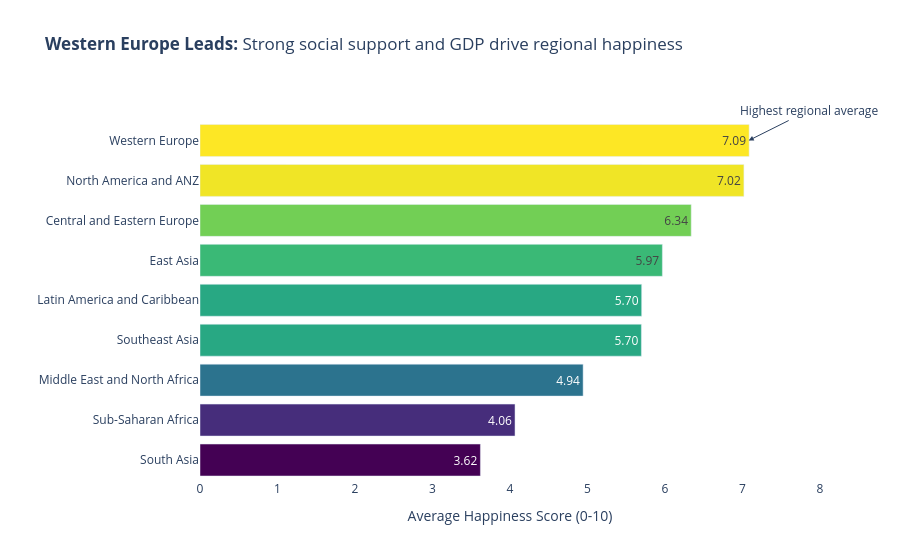

This figure's notebook cell:
### Markdown cell above
---
## Task 1 — Regional Comparison Bar Chart

**What to build:** A horizontal bar chart showing the **average happiness score by region**, sorted from highest to lowest.

**Requirements:**
- Horizontal orientation (category names are long)
- Sorted by score, descending (so the happiest region is at the top)
- Zero baseline on x-axis
- At least one design choice that goes beyond the Plotly default (colour, annotation, labels, etc.)
- An insight title that answers: *which region stands out and why does it matter?*

**Hint:** Use `df.groupby('Region')['Happiness_Score'].mean()` to compute the averages.

### Code cell
# Task 1: Regional Comparison

# Step 1: Compute averages
region_avg = (
    df.groupby('Region')['Happiness_Score']
    .mean()
    .reset_index()
    .sort_values('Happiness_Score')
)

# Step 2: Create chart
import plotly.express as px

fig1 = px.bar(
    region_avg,
    x='Happiness_Score',
    y='Region',
    orientation='h',
    text_auto='.2f',
    title="<b>Western Europe Leads:</b> Strong social support and GDP drive regional happiness",
    color='Happiness_Score',
    color_continuous_scale='Viridis'
)

# Step 3: Styling
fig1.update_layout(
    xaxis=dict(title="Average Happiness Score (0-10)", range=[0, 8]),
    yaxis=dict(title=""),
    plot_bgcolor='white',
    margin=dict(l=150),
    coloraxis_showscale=False
)

# Step 4: Annotation
fig1.add_annotation(
    x=7.08,
    y="Western Europe",
    text="Highest regional average",
    showarrow=True,
    arrowhead=2,
    ax=60,
    ay=-30
)

fig1.show()

### Figure 1 — Plotly figure (JSON) as saved in the notebook; plotly's stock layout.template omitted (floating-point values rounded to 4 significant figures)
{"data": [{"hovertemplate": "Happiness_Score=%{marker.color}<br>Region=%{y}<extra></extra>", "legendgroup": "", "marker": {"color": [3.618, 4.065, 4.943, 5.695, 5.699, 5.966, 6.338, 7.018, 7.086], "coloraxis": "coloraxis", "pattern": {"shape": ""}}, "name": "", "orientation": "h", "showlegend": false, "textposition": "auto", "texttemplate": "%{x:.2f}", "type": "bar", "x": [3.618, 4.065, 4.943, 5.695, 5.699, 5.966, 6.338, 7.018, 7.086], "xaxis": "x", "y": ["South Asia", "Sub-Saharan Africa", "Middle East and North Africa", "Southeast Asia", "Latin America and Caribbean", "East Asia", "Central and Eastern Europe", "North America and ANZ", "Western Europe"], "yaxis": "y"}], "layout": {"annotations": [{"arrowhead": 2, "ax": 60, "ay": -30, "showarrow": true, "text": "Highest regional average", "x": 7.08, "y": "Western Europe"}], "barmode": "relative", "coloraxis": {"colorbar": {"title": {"text": "Happiness_Score"}}, "colorscale": [[0, "#440154"], [0.1111, "#482878"], [0.2222, "#3e4989"], [0.3333, "#31688e"], [0.4444, "#26828e"], [0.5556, "#1f9e89"], [0.6667, "#35b779"], [0.7778, "#6ece58"], [0.8889, "#b5de2b"], [1, "#fde725"]], "showscale": false}, "legend": {"tracegroupgap": 0}, "margin": {"l": 150}, "plot_bgcolor": "white", "title": {"text": "<b>Western Europe Leads:</b> Strong social support and GDP drive regional happiness"}, "xaxis": {"anchor": "y", "domain": [0, 1], "range": [0, 8], "title": {"text": "Average Happiness Score (0-10)"}}, "yaxis": {"anchor": "x", "domain": [0, 1], "title": {"text": ""}}}}
